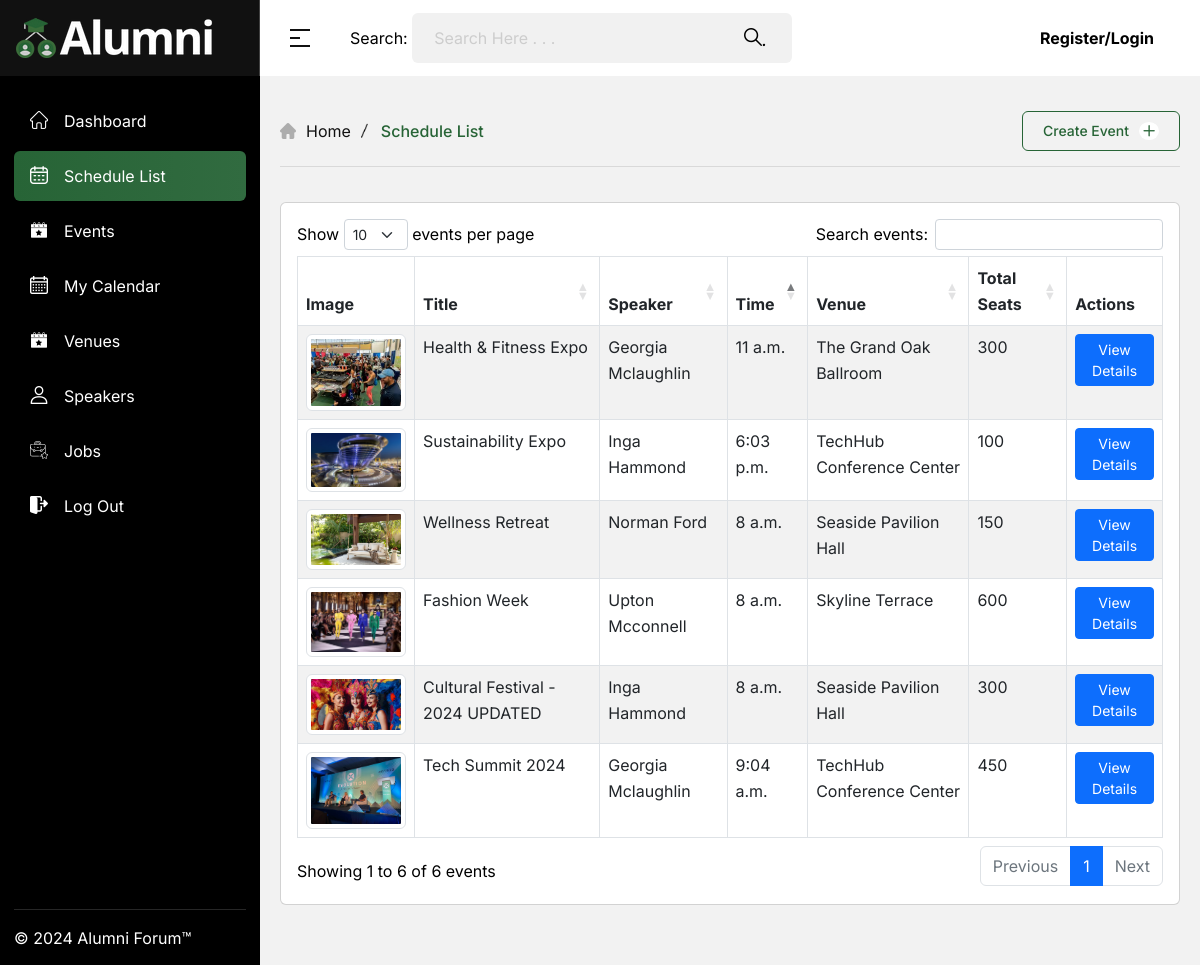
The app's page /schedules/ with its own data.
### apps/users/models.py (models this page shows, shortened)
class Event(models.Model):
    EVENT_TYPES = (
        ('Everyone', 'Everyone'),
        ('Adults', 'Adults'),
        ('Children', 'Children'),
    )
    EVENT_STATUSES = (
        ('Confirmed', 'Confirmed'),
        ('Pending', 'Pending'),
        ('Children', 'Children'),
    )
    title = models.CharField(max_length=100)
    slug = models.SlugField(unique=True)
    image = models.ImageField(upload_to="events/")
    event_type = models.CharField(max_length=10, choices=EVENT_TYPES, default="Everyone")
    details = models.TextField()
    date = models.DateField()
    time = models.TimeField()
    ticket_price = models.IntegerField()
    speaker = models.ForeignKey('users.Speaker', on_delete=models.CASCADE)
    venue = models.ForeignKey('users.Venue', on_delete=models.SET_NULL, null=True, blank=True)
    total_seats = models.IntegerField()
    total_views = models.IntegerField(default=1)
    event_status = models.CharField(max_length=10, choices=EVENT_STATUSES, default="Confirmed")
    created_at = models.DateTimeField(auto_now_add=True)
    updated_at = models.DateTimeField(auto_now=True)
    def get_absolute_url(self):
        return reverse("users:event", kwargs={
            'slug': self.slug
        })

class Speaker(models.Model):
    GENDER_CHOICES = (
        ('Male', 'Male'),
        ( 'Female','Female'),
        ('Other', 'Other')
    )
    name = models.CharField(max_length=100)
    email = models.EmailField(max_length=100)
    bio = models.TextField()
    phone = models.CharField(max_length=20, blank=True, null=True)
    career = models.CharField(max_length=50, default='Speaker')
    gender = models.CharField(max_length=6, null=True, blank=True, choices=GENDER_CHOICES)
    image = models.ImageField(upload_to="speakers/", null=True)
    created_at = models.DateTimeField(auto_now_add=True)
    updated_at = models.DateTimeField(auto_now=True)

class Venue(models.Model):
    name = models.CharField(max_length=100)
    location = models.CharField(max_length=100)
    capacity = models.IntegerField()
    details = models.TextField(null=True)
    image = models.ImageField(upload_to="venues/", null=True)
    created_at = models.DateTimeField(auto_now_add=True)
    updated_at = models.DateTimeField(auto_now=True)
    def __str__(self):
        return self.name

### apps/users/views.py (the view)
# urls.py: path('schedules/', views.schedules, name='schedules'),
def schedules(request):
    all_events = Event.objects.all()#.filter(date__gte=timezone.now())
    total_results = all_events.count()
    page = request.GET.get('page', 1)
    results_per_page = 6
    paginator = Paginator(all_events, results_per_page)
    page_events = paginator.page(page)
    page_numbers = paginator.get_elided_page_range(page, on_each_side=2, on_ends=3)
    start_index = (page_events.number - 1) * results_per_page + 1
    end_index = min(start_index + results_per_page - 1, total_results)
    return render(request, 'schedules.html', {
        'events': page_events,
        'page_numbers': page_numbers,
        'start_index': start_index,
        'end_index': end_index,
        'page': 'schedules',
    })

### templates/schedules.html (shortened to what this page needs)
{% extends 'base.html' %}
{% load static %}
{% block content %}
<div class="app__slide-wrapper">
  <div class="breadcrumb__area">
    <div class="breadcrumb__wrapper mb-35">
      <div class="breadcrumb__main">
        <div class="breadcrumb__inner">
          <div class="breadcrumb__icon">
            <i class="flaticon-home"></i>
          </div>
          <div class="breadcrumb__menu">
            <nav>
              <ul>
                <li>
                  <span><a href="{% url 'users:home' %}">Home</a></span>
                </li>
                <li class="active"><span>Schedule List</span></li>
              </ul>
            </nav>
          </div>
        </div>
        <div class="breadcrum__button">
          <a class="breadcrum__btn" href="{% url 'users:create-event' %}">Create Event<i class="fa-regular fa-plus"></i></a>
        </div>
      </div>
    </div>
  </div>
  <div class="schedule__list-area pb-60">
    <div class="schedule__content">
      <div class="card">
        <div class="card-body">
          <table id="eventsTable" class="table table-striped table-bordered">
            <thead>
              <tr>
                <th>Image</th>
                <th>Title</th>
                <th>Speaker</th>
                <th>Time</th>
                <th>Venue</th>
                <th>Total Seats</th>
                <th>Actions</th>
              </tr>
            </thead>
            <tbody>
              {% for event in events %}
              <tr>
                <td>
                  {% if event.image %}
                  <img src="{{ event.image.url }}" alt="Event image" class="img-thumbnail" style="max-width: 100px;">
                  {% else %}
                  <img src="{% static 'img/blog/schedule/01.jpg' %}" alt="Default image" class="img-thumbnail" style="max-width: 100px;">
                  {% endif %}
                </td>
                <td>{{ event.title }}</td>
                <td>{{ event.speaker.name }}</td>
                <td>{{ event.time }}</td>
                <td>{{ event.venue }}</td>
                <td>{{ event.total_seats }}</td>
                <td>
                  <a href="{{ event.get_absolute_url }}" class="btn btn-primary btn-sm">View Details</a>
                </td>
              </tr>
              {% endfor %}
            </tbody>
          </table>
        </div>
      </div>
    </div>
  </div>
</div>
{% endblock %}
{% block page_css %}
<link rel="stylesheet" type="text/css" href="https://cdn.datatables.net/1.11.5/css/dataTables.bootstrap5.min.css">
<link rel="stylesheet" type="text/css" href="https://cdn.datatables.net/responsive/2.2.9/css/responsive.bootstrap5.min.css">
{% endblock %}

### assets/css/spacing.css (style rules this page uses)
.mb-35 { margin-bottom:35px }
.pb-60 { padding-bottom:60px }

### assets/css/notifications.css (style rules this page uses)
:root { --success: #22C55E; --info: #3B82F6; --warning: #F97316; --error: #EF4444; }

### records on screen
Event: image (picture), title "Tech Summit 2024", speaker.name "Georgia Mclaughlin", time "9:04 a.m.", venue "TechHub Conference Center", total_seats "450"
Event: image (picture), title "Sustainability Expo", speaker.name "Inga Hammond", time "6:03 p.m.", venue "TechHub Conference Center", total_seats "100"
Event: image (picture), title "Wellness Retreat", speaker.name "Norman Ford", time "8 a.m.", venue "Seaside Pavilion Hall", total_seats "150"
Event: image (picture), title "Fashion Week", speaker.name "Upton Mcconnell", time "8 a.m.", venue "Skyline Terrace", total_seats "600"
Event: image (picture), title "Cultural Festival - 2024 UPDATED", speaker.name "Inga Hammond", time "8 a.m.", venue "Seaside Pavilion Hall", total_seats "300"
Event: image (picture), title "Health & Fitness Expo", speaker.name "Georgia Mclaughlin", time "11 a.m.", venue "The Grand Oak Ballroom", total_seats "300"
